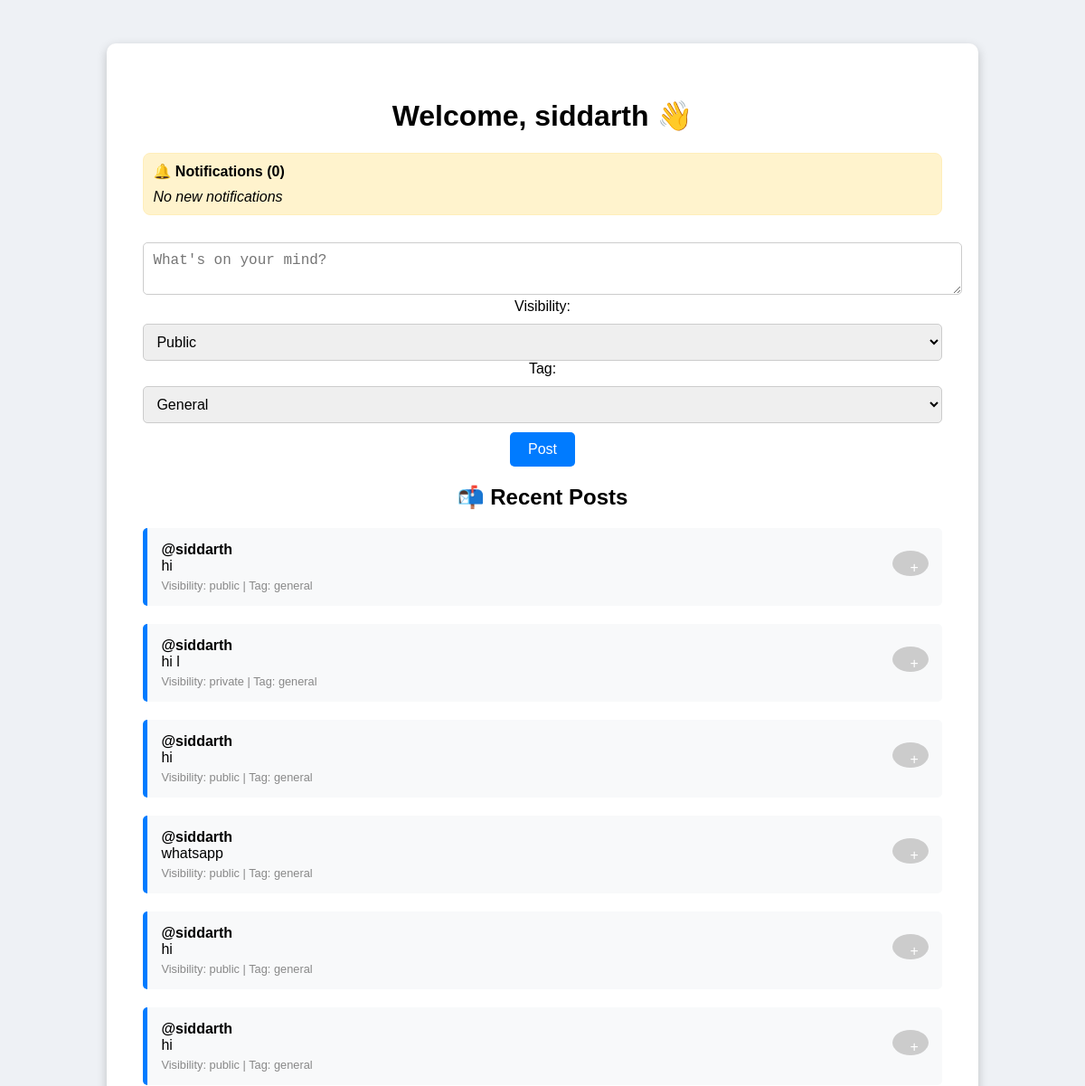
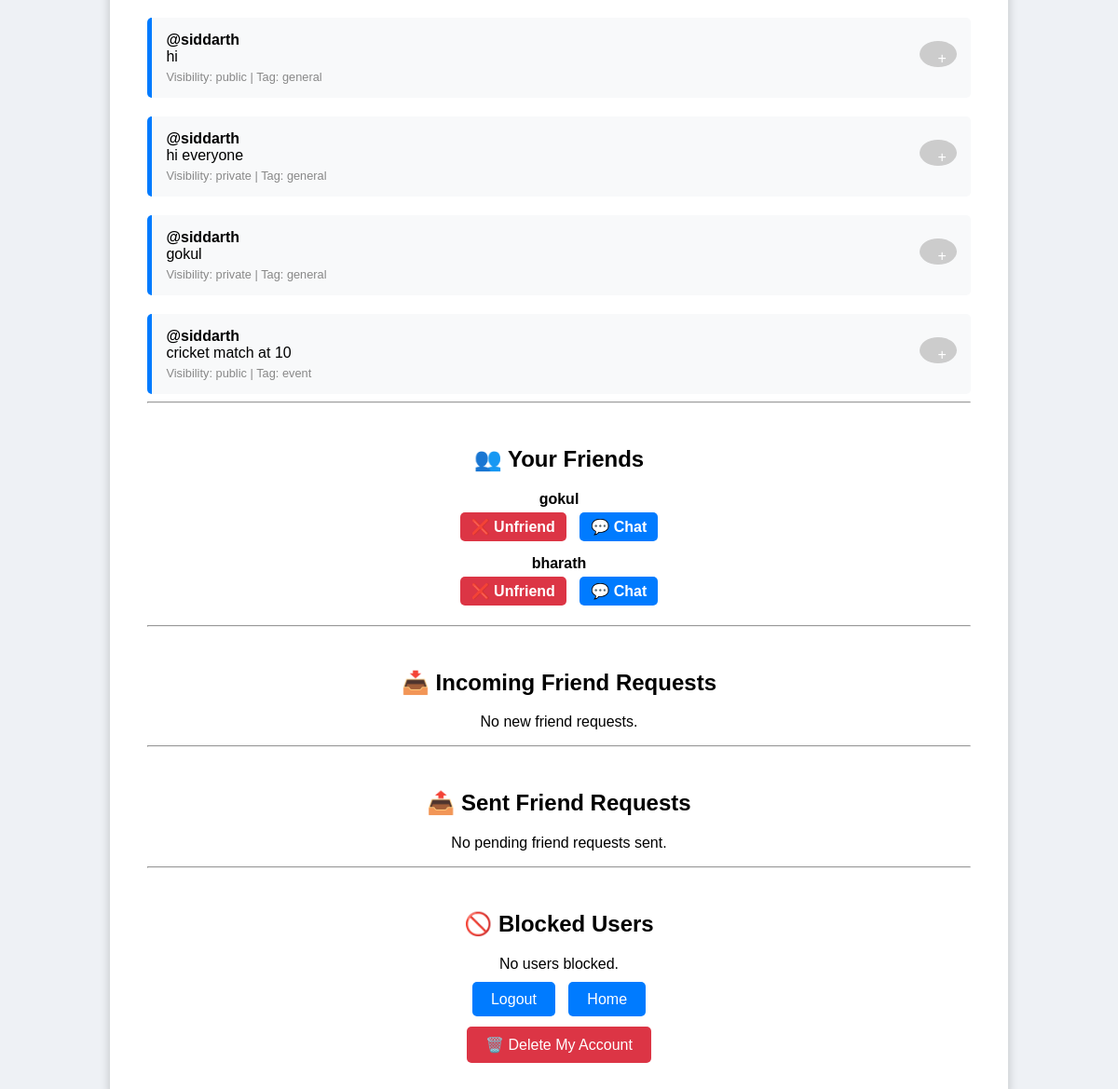
/inner_home (signed in), run on the app's committed database (2 pictures, top to bottom).
### app.py (models this page shows)
class User(db.Model):
    id = db.Column(db.Integer, primary_key=True)
    username = db.Column(db.String(20), unique=True, nullable=False)
    email = db.Column(db.String(120), unique=True, nullable=False)
    password = db.Column(db.String(60), nullable=False)
    latitude = db.Column(db.Float, default=12.9716)
    longitude = db.Column(db.Float, default=77.5946)
    mute_messages = db.Column(db.Boolean, default=False)
    mute_posts = db.Column(db.Boolean, default=False)
    mute_requests = db.Column(db.Boolean, default=False)

class Post(db.Model):
    id = db.Column(db.Integer, primary_key=True)
    content = db.Column(db.Text, nullable=False)
    username = db.Column(db.String(100), nullable=False)
    user_id = db.Column(db.Integer, db.ForeignKey('user.id'), nullable=False)
    visibility = db.Column(db.String(10), nullable=False, default='public')
    friend_ids = db.Column(db.Text, default='[]')
    tag = db.Column(db.String(50), default='general')

### app.py (the view)
@app.route('/inner_home', methods=['GET'])
def inner_home():
    if 'user_id' not in session:
        flash('Please log in to access this page.', 'danger')
        return redirect(url_for('login'))
    user = db.session.get(User, session['user_id'])
    lat = float(request.args.get('lat', user.latitude))
    lon = float(request.args.get('lon', user.longitude))
    user.latitude = lat
    user.longitude = lon
    db.session.commit()
    blocked_usernames = session.get('blocked_users', [])
    all_posts = Post.query.all()
    visible_posts = []
    for post in all_posts:
        post_user = db.session.get(User, post.user_id)
        if post.username in blocked_usernames:
            continue
        if post.visibility == 'public':
            if within_10km(lat, lon, post_user.latitude, post_user.longitude):
                visible_posts.append(post)
        elif post.visibility == 'private':
            allowed_friends = json.loads(post.friend_ids)
            if user.id == post.user_id or user.id in allowed_friends:
                visible_posts.append(post)
    friend_links = Friend.query.filter_by(user_id=user.id).all()
    friend_ids = [f.friend_id for f in friend_links]
    received_requests = FriendRequest.query.filter_by(receiver_id=user.id, status='pending').all()
    sent_requests = FriendRequest.query.filter_by(sender_id=user.id, status='pending').all()
    confirmed_friends = User.query.filter(User.id.in_(friend_ids)).all()
    excluded_ids = (
            friend_ids +
            [r.receiver_id for r in sent_requests if r.status == 'pending'] +
            [r.sender_id for r in received_requests if r.status == 'pending']
    )
    all_users = User.query.filter(User.id != user.id, ~User.id.in_(excluded_ids)).all()
    sent_receiver_map = {u.id: u for u in User.query.filter(User.id.in_([r.receiver_id for r in sent_requests])).all()}
    return render_template(
        'inner_home.html',
        posts=visible_posts,
        username=user.username,
        friends=all_users,
        friend_requests=received_requests,
        sent_requests=sent_requests,
        confirmed_friends=confirmed_friends,
        users={u.id: u for u in User.query.all()},
        sent_users=sent_receiver_map,
        blocked_usernames=blocked_usernames
    )

### app.py (called while the page is built)
def within_10km(lat1, lon1, lat2, lon2):
    R = 6371
    dlat = radians(lat2 - lat1)
    dlon = radians(lon2 - lon1)
    a = sin(dlat/2)**2 + cos(radians(lat1)) * cos(radians(lat2)) * sin(dlon/2)**2
    c = 2 * asin(sqrt(a))
    return R * c <= 10

### templates/inner_home.html (shortened to what this page needs)
<!DOCTYPE html>
<html lang="en">
<head>
</head>
<body>
<div class="container">
    <h1>Welcome, {{ username }} 👋</h1>
    <div class="notification-box" style="background: #fff3cd; border: 1px solid #ffeeba; padding: 10px; border-radius: 8px; margin-bottom: 20px; text-align: left;">
        <strong>🔔 Notifications <span id="notifCount">(0)</span></strong>
        <div id="notifBox" style="margin-top: 10px; max-height: 150px; overflow-y: auto;"></div>
    </div>
    <form method="POST" action="{{ url_for('post_message') }}">
        <textarea name="content" placeholder="What's on your mind?" required></textarea><br>
        <label for="visibility">Visibility:</label>
        <select name="visibility" id="visibility" onchange="toggleFriendList()" required>
            <option value="public">Public</option>
        </select><br>
        <label for="tag">Tag:</label>
        <select name="tag" id="tag" required>
            <option value="general">General</option>
        </select><br>
        <button type="submit">Post</button>
    </form>
    <div class="posts" id="posts-container">
        <h2>📬 Recent Posts</h2>
        {% for post in posts %}
        <div class="post" data-user="{{ post.username }}">
            <div>
                <strong>@{{ post.username }}</strong>
                <button class="options-button" onclick="toggleMenu(this)">+</button>
            </div>
            <div>{{ post.content }}</div>
            <small>Visibility: {{ post.visibility }}{% if post.tag %} | Tag: {{ post.tag }}{% endif %}</small>
        </div>
        {% endfor %}
    </div>
    <hr><br>
    <h2>👥 Your Friends</h2>
    {% if confirmed_friends %}
    <ul style="list-style: none; padding: 0;">
        {% for friend in confirmed_friends %}
        <li style="margin-bottom: 10px;">
            <strong>{{ friend.username }}</strong><br>
            <a href="{{ url_for('unfriend', friend_id=friend.id) }}" class="btn red">❌ Unfriend</a>
            <a href="{{ url_for('private_chat', friend_id=friend.id) }}" class="btn blue">💬 Chat</a>
        </li>
        {% endfor %}
    </ul>
    {% else %}
    <p>You have no confirmed friends yet.</p>
    {% endif %}
    <hr><br>
    <h2>📥 Incoming Friend Requests</h2>
    {% if friend_requests %}
    <div>
        {% for req in friend_requests %}
        {% set sender = users[req.sender_id] %}
        <strong>Request from: @{{ sender.username }}</strong><br>
        <a href="{{ url_for('accept_request', request_id=req.id) }}" class="btn green">✅ Accept</a>
        <a href="{{ url_for('reject_request', request_id=req.id) }}" class="btn red">❌ Reject</a>
        {% endfor %}
    </div>
    {% else %}
    <p>No new friend requests.</p>
    {% endif %}
    <hr><br>
    <h2>📤 Sent Friend Requests</h2>
    {% if sent_requests %}
    <ul>
        {% for req in sent_requests %}
        {% set receiver = sent_users[req.receiver_id] %}
        <li>
            Sent to: @{{ receiver.username }}
            <a href="{{ url_for('cancel_request', request_id=req.id) }}" class="btn red">❌ Cancel</a>
        </li>
        {% endfor %}
    </ul>
    {% else %}
    <p>No pending friend requests sent.</p>
    {% endif %}
    <hr><br>
    <h2>🚫 Blocked Users</h2>
    {% if blocked_usernames %}
    <ul style="list-style: none; padding-left: 0;">
        {% for uname in blocked_usernames %}
        <li style="margin: 10px 0;">
            <strong>@{{ uname }}</strong>
            <a href="{{ url_for('unblock_user', username=uname) }}" class="btn blue">Unblock</a>
        </li>
        {% endfor %}
    </ul>
    {% else %}
    <p>No users blocked.</p>
    {% endif %}
    <div class="nav-links">
        <a href="{{ url_for('logout') }}">Logout</a>
        <a href="{{ url_for('home') }}">Home</a>
    </div>
    <form action="{{ url_for('confirm_delete') }}" method="GET">
        <button type="submit" style="margin-top: 20px; background-color: #dc3545; color: white;">🗑️ Delete My Account</button>
    </form>
</div>
</body>
</html>

### templates/inner_home.html (style rules this page uses)
body { font-family: Arial, sans-serif; background-color: #eef1f5; padding: 40px; text-align: center; }
.container { background: white; display: inline-block; padding: 40px; border-radius: 10px; box-shadow: 0 4px 12px rgba(0, 0, 0, 0.2); width: 80%; }
textarea, select { width: 100%; padding: 10px; font-size: 1rem; margin-top: 10px; border-radius: 5px; border: 1px solid #ccc; }
button { margin-top: 10px; padding: 10px 20px; background-color: #007bff; border: none; color: white; font-size: 1rem; border-radius: 5px; cursor: pointer; }
.post { background-color: #f8f9fa; padding: 15px; margin-top: 20px; border-left: 5px solid #007bff; border-radius: 5px; text-align: left; position: relative; }
.post small { display: block; margin-top: 5px; font-size: 0.8rem; color: #888; }
.nav-links { margin-top: 20px; }
.nav-links a { margin: 5px; text-decoration: none; color: white; background-color: #007bff; padding: 10px 20px; border-radius: 5px; }
.btn { text-decoration: none; padding: 6px 12px; border-radius: 5px; font-weight: bold; color: white; margin: 5px; display: inline-block; }
.btn.red { background-color: #dc3545; }
.btn.blue { background-color: #007bff; }
.options-button { background-color: #ccc; border: none; border-radius: 50%; width: 28px; height: 28px; cursor: pointer; font-size: 16px; float: right; }

### data on the page
User: username "siddarth"
Post: username "siddarth", content "hi", visibility "public", tag "general"
Post: username "siddarth", content "hi l", visibility "private", tag "general"
Post: username "siddarth", content "hi", visibility "public", tag "general"
Post: username "siddarth", content "whatsapp", visibility "public", tag "general"
Post: username "siddarth", content "hi", visibility "public", tag "general"
Post: username "siddarth", content "hi", visibility "public", tag "general"
Post: username "siddarth", content "hi", visibility "public", tag "general"
Post: username "siddarth", content "hi everyone", visibility "private", tag "general"
Post: username "siddarth", content "gokul", visibility "private", tag "general"
Post: username "siddarth", content "cricket match at 10", visibility "public", tag "event"
User: username "gokul"
User: username "bharath"
